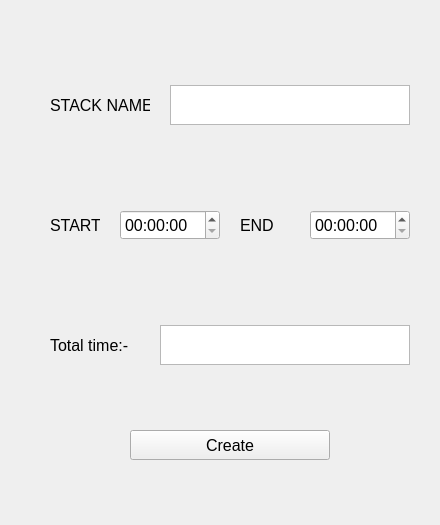
<?xml version="1.0" encoding="UTF-8"?>
<ui version="4.0">
 <class>stack_gen</class>
 <widget class="QWidget" name="stack_gen">
  <property name="geometry">
   <rect>
    <x>0</x>
    <y>0</y>
    <width>440</width>
    <height>525</height>
   </rect>
  </property>
  <property name="sizePolicy">
   <sizepolicy hsizetype="Minimum" vsizetype="Minimum">
    <horstretch>0</horstretch>
    <verstretch>0</verstretch>
   </sizepolicy>
  </property>
  <property name="minimumSize">
   <size>
    <width>440</width>
    <height>525</height>
   </size>
  </property>
  <property name="maximumSize">
   <size>
    <width>500</width>
    <height>525</height>
   </size>
  </property>
  <property name="windowTitle">
   <string>Create your stack</string>
  </property>
  <widget class="QWidget" name="verticalLayoutWidget">
   <property name="geometry">
    <rect>
     <x>10</x>
     <y>10</y>
     <width>440</width>
     <height>501</height>
    </rect>
   </property>
   <layout class="QVBoxLayout" name="content_v">
    <property name="spacing">
     <number>10</number>
    </property>
    <property name="sizeConstraint">
     <enum>QLayout::SetMinimumSize</enum>
    </property>
    <property name="leftMargin">
     <number>20</number>
    </property>
    <property name="topMargin">
     <number>20</number>
    </property>
    <property name="rightMargin">
     <number>20</number>
    </property>
    <property name="bottomMargin">
     <number>20</number>
    </property>
    <item>
     <layout class="QHBoxLayout" name="name_layout_h" stretch="0,0">
      <property name="spacing">
       <number>20</number>
      </property>
      <property name="sizeConstraint">
       <enum>QLayout::SetMinimumSize</enum>
      </property>
      <property name="leftMargin">
       <number>20</number>
      </property>
      <property name="topMargin">
       <number>20</number>
      </property>
      <property name="rightMargin">
       <number>20</number>
      </property>
      <property name="bottomMargin">
       <number>20</number>
      </property>
      <item>
       <widget class="QLabel" name="name_label">
        <property name="sizePolicy">
         <sizepolicy hsizetype="Maximum" vsizetype="Preferred">
          <horstretch>0</horstretch>
          <verstretch>0</verstretch>
         </sizepolicy>
        </property>
        <property name="minimumSize">
         <size>
          <width>100</width>
          <height>50</height>
         </size>
        </property>
        <property name="maximumSize">
         <size>
          <width>100</width>
          <height>50</height>
         </size>
        </property>
        <property name="font">
         <font>
          <pointsize>12</pointsize>
         </font>
        </property>
        <property name="text">
         <string>STACK NAME</string>
        </property>
       </widget>
      </item>
      <item>
       <widget class="QTextEdit" name="stack_name_input">
        <property name="enabled">
         <bool>true</bool>
        </property>
        <property name="sizePolicy">
         <sizepolicy hsizetype="Maximum" vsizetype="Maximum">
          <horstretch>0</horstretch>
          <verstretch>0</verstretch>
         </sizepolicy>
        </property>
        <property name="maximumSize">
         <size>
          <width>250</width>
          <height>40</height>
         </size>
        </property>
        <property name="baseSize">
         <size>
          <width>20</width>
          <height>20</height>
         </size>
        </property>
        <property name="font">
         <font>
          <pointsize>12</pointsize>
         </font>
        </property>
        <property name="verticalScrollBarPolicy">
         <enum>Qt::ScrollBarAlwaysOff</enum>
        </property>
       </widget>
      </item>
     </layout>
    </item>
    <item>
     <layout class="QHBoxLayout" name="time_layout_h">
      <property name="spacing">
       <number>20</number>
      </property>
      <property name="leftMargin">
       <number>20</number>
      </property>
      <property name="topMargin">
       <number>20</number>
      </property>
      <property name="rightMargin">
       <number>20</number>
      </property>
      <property name="bottomMargin">
       <number>20</number>
      </property>
      <item>
       <widget class="QLabel" name="start_label">
        <property name="sizePolicy">
         <sizepolicy hsizetype="Minimum" vsizetype="Minimum">
          <horstretch>0</horstretch>
          <verstretch>0</verstretch>
         </sizepolicy>
        </property>
        <property name="minimumSize">
         <size>
          <width>50</width>
          <height>30</height>
         </size>
        </property>
        <property name="maximumSize">
         <size>
          <width>50</width>
          <height>30</height>
         </size>
        </property>
        <property name="font">
         <font>
          <pointsize>12</pointsize>
         </font>
        </property>
        <property name="text">
         <string>START</string>
        </property>
       </widget>
      </item>
      <item>
       <widget class="QTimeEdit" name="start_time_input">
        <property name="minimumSize">
         <size>
          <width>100</width>
          <height>10</height>
         </size>
        </property>
        <property name="maximumSize">
         <size>
          <width>100</width>
          <height>30</height>
         </size>
        </property>
        <property name="font">
         <font>
          <pointsize>12</pointsize>
         </font>
        </property>
        <property name="currentSection">
         <enum>QDateTimeEdit::MinuteSection</enum>
        </property>
       </widget>
      </item>
      <item>
       <widget class="QLabel" name="end_label">
        <property name="sizePolicy">
         <sizepolicy hsizetype="Minimum" vsizetype="Minimum">
          <horstretch>0</horstretch>
          <verstretch>0</verstretch>
         </sizepolicy>
        </property>
        <property name="minimumSize">
         <size>
          <width>50</width>
          <height>30</height>
         </size>
        </property>
        <property name="maximumSize">
         <size>
          <width>50</width>
          <height>30</height>
         </size>
        </property>
        <property name="font">
         <font>
          <pointsize>12</pointsize>
         </font>
        </property>
        <property name="text">
         <string>END</string>
        </property>
       </widget>
      </item>
      <item>
       <widget class="QTimeEdit" name="end_time_input">
        <property name="minimumSize">
         <size>
          <width>100</width>
          <height>30</height>
         </size>
        </property>
        <property name="maximumSize">
         <size>
          <width>100</width>
          <height>30</height>
         </size>
        </property>
        <property name="font">
         <font>
          <pointsize>12</pointsize>
         </font>
        </property>
        <property name="currentSection">
         <enum>QDateTimeEdit::MinuteSection</enum>
        </property>
       </widget>
      </item>
     </layout>
    </item>
    <item>
     <layout class="QHBoxLayout" name="total_time_layout_h" stretch="0,0">
      <property name="spacing">
       <number>20</number>
      </property>
      <property name="sizeConstraint">
       <enum>QLayout::SetMinimumSize</enum>
      </property>
      <property name="leftMargin">
       <number>20</number>
      </property>
      <property name="topMargin">
       <number>20</number>
      </property>
      <property name="rightMargin">
       <number>20</number>
      </property>
      <property name="bottomMargin">
       <number>20</number>
      </property>
      <item>
       <widget class="QLabel" name="name_label_2">
        <property name="sizePolicy">
         <sizepolicy hsizetype="Minimum" vsizetype="Minimum">
          <horstretch>0</horstretch>
          <verstretch>0</verstretch>
         </sizepolicy>
        </property>
        <property name="minimumSize">
         <size>
          <width>80</width>
          <height>50</height>
         </size>
        </property>
        <property name="maximumSize">
         <size>
          <width>100</width>
          <height>50</height>
         </size>
        </property>
        <property name="font">
         <font>
          <pointsize>12</pointsize>
         </font>
        </property>
        <property name="text">
         <string>Total time:-</string>
        </property>
       </widget>
      </item>
      <item>
       <widget class="QTextEdit" name="total_time_output">
        <property name="enabled">
         <bool>true</bool>
        </property>
        <property name="sizePolicy">
         <sizepolicy hsizetype="Maximum" vsizetype="Maximum">
          <horstretch>0</horstretch>
          <verstretch>0</verstretch>
         </sizepolicy>
        </property>
        <property name="maximumSize">
         <size>
          <width>250</width>
          <height>40</height>
         </size>
        </property>
        <property name="baseSize">
         <size>
          <width>20</width>
          <height>20</height>
         </size>
        </property>
        <property name="verticalScrollBarPolicy">
         <enum>Qt::ScrollBarAlwaysOff</enum>
        </property>
        <property name="html">
         <string>&lt;!DOCTYPE HTML PUBLIC &quot;-//W3C//DTD HTML 4.0//EN&quot; &quot;http://www.w3.org/TR/REC-html40/strict.dtd&quot;&gt;
&lt;html&gt;&lt;head&gt;&lt;meta name=&quot;qrichtext&quot; content=&quot;1&quot; /&gt;&lt;style type=&quot;text/css&quot;&gt;
p, li { white-space: pre-wrap; }
&lt;/style&gt;&lt;/head&gt;&lt;body style=&quot; font-family:'MS Shell Dlg 2'; font-size:8.25pt; font-weight:400; font-style:normal;&quot;&gt;
&lt;p style=&quot;-qt-paragraph-type:empty; margin-top:0px; margin-bottom:0px; margin-left:0px; margin-right:0px; -qt-block-indent:0; text-indent:0px; font-size:8pt;&quot;&gt;&lt;br /&gt;&lt;/p&gt;&lt;/body&gt;&lt;/html&gt;</string>
        </property>
        <property name="textInteractionFlags">
         <set>Qt::NoTextInteraction</set>
        </property>
       </widget>
      </item>
     </layout>
    </item>
    <item alignment="Qt::AlignHCenter">
     <widget class="QPushButton" name="create_stack_button">
      <property name="sizePolicy">
       <sizepolicy hsizetype="Maximum" vsizetype="Fixed">
        <horstretch>0</horstretch>
        <verstretch>0</verstretch>
       </sizepolicy>
      </property>
      <property name="minimumSize">
       <size>
        <width>200</width>
        <height>30</height>
       </size>
      </property>
      <property name="maximumSize">
       <size>
        <width>200</width>
        <height>30</height>
       </size>
      </property>
      <property name="font">
       <font>
        <pointsize>12</pointsize>
       </font>
      </property>
      <property name="text">
       <string>Create</string>
      </property>
     </widget>
    </item>
   </layout>
  </widget>
 </widget>
 <resources/>
 <connections/>
</ui>
